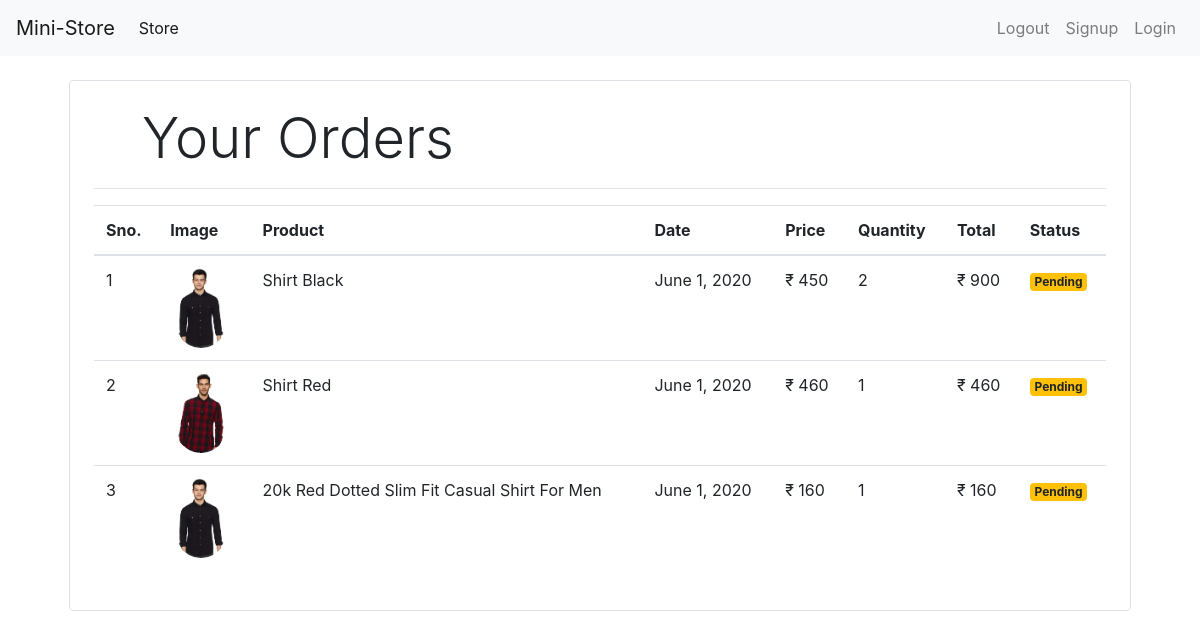
The app's page /orders (signed in) with its own data.
### store/models/orders.py (models this page shows, shortened)
class Order(models.Model):
    product = models.ForeignKey(Product,
                                on_delete=models.CASCADE)
    customer = models.ForeignKey(Customer,
                                 on_delete=models.CASCADE)
    quantity = models.IntegerField(default=1)
    price = models.IntegerField()
    address = models.CharField(max_length=50, default='', blank=True)
    phone = models.CharField(max_length=50, default='', blank=True)
    date = models.DateField(default=datetime.datetime.today)
    status = models.BooleanField(default=False)
    @staticmethod
    def get_orders_by_customer(customer_id):
        return Order.objects.filter(customer=customer_id).order_by('-date')

### store/models/product.py (models this page shows, shortened)
class Product(models.Model):
    name = models.CharField(max_length=50)
    price = models.IntegerField(default=0)
    category = models.ForeignKey(Category, on_delete=models.CASCADE,default=1)
    description = models.CharField(max_length=200, default='',null=True,blank=True)
    image = models.ImageField(upload_to='uploads/products/')

### store/middlewares/auth.py (the view)
    def middleware(request):
        print(request.session.get('customer'))
        returnUrl = request.META['PATH_INFO']
        print(request.META['PATH_INFO'])
        if not request.session.get('customer'):
           return redirect(f'login?return_url={returnUrl}')
        response = get_response(request)
        return response

### store/templatetags/custom_filter.py (called while the page is built)
@register.filter(name='currency')
def currency(number):
    return "₹ "+str(number)

@register.filter(name='multiply')
def multiply(number , number1):
    return number * number1

### store/views/orders.py (called while the page is built)
    def get(self , request ):
        customer = request.session.get('customer')
        orders = Order.get_orders_by_customer(customer)
        print(orders)
        return render(request , 'orders.html'  , {'orders' : orders})

### store/templates/orders.html
{% extends 'base.html' %}
{% block content %}
{% load cart %}
{% load custom_filter %}
<div class="container">
   <div class="border rounded p-4 m-4">
        <p class="display-4 pl-4 ml-4">Your Orders</p>
        <hr>
        <table class="table">
            <thead>
                <tr>
                    <th>Sno.</th>
                    <th>Image</th>
                    <th>Product</th>
                    <th>Date</th>
                    <th>Price</th>
                    <th>Quantity</th>
                    <th>Total</th>
                    <th>Status</th>
                </tr>
            </thead>
            <tbody>
                {% for order in orders %}
                <tr>
                    <td>{{forloop.counter}}</td>
                    <td><img style="height: 80px;" class="rounded-circle" src="{{order.product.image.url}}" alt=""></td>
                    <td>{{order.product.name}}</td>
                    <td>{{order.date}}</td>
                    <td>{{order.price|currency}}</td>
                    <td>{{order.quantity}}</td>
                    <td>{{order.quantity|multiply:order.price|currency}}</td>
                    {% if order.status %}
                    <td><small class="badge badge-success">Completed</small></td>
                    {%else%}
                    <td><small class="badge badge-warning">Pending</small></td>
                    {% endif %}
                </tr>
                {% endfor %}
            </tbody>
        </table>
   </div>
</div>
{% endblock %}

### records on screen
Order: product.image (picture), product.name "Shirt Black", date "June 1, 2020", price "₹ 450", quantity "2", quantity|multiply "₹ 900", status "Pending"
Order: product.image (picture), product.name "Shirt Red", date "June 1, 2020", price "₹ 460", quantity "1", quantity|multiply "₹ 460", status "Pending"
Order: product.image (picture), product.name "20k Red Dotted Slim Fit Casual Shirt For Men", date "June 1, 2020", price "₹ 160", quantity "1", quantity|multiply "₹ 160", status "Pending"
